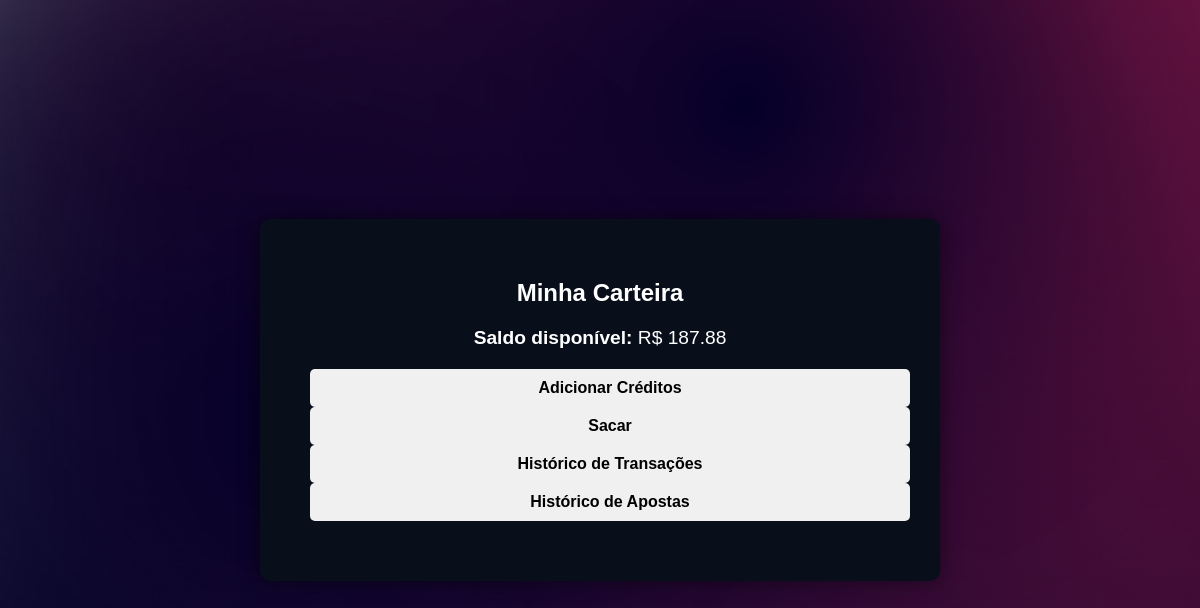
The app's page /gerenciar_carteira (signed in), older data.
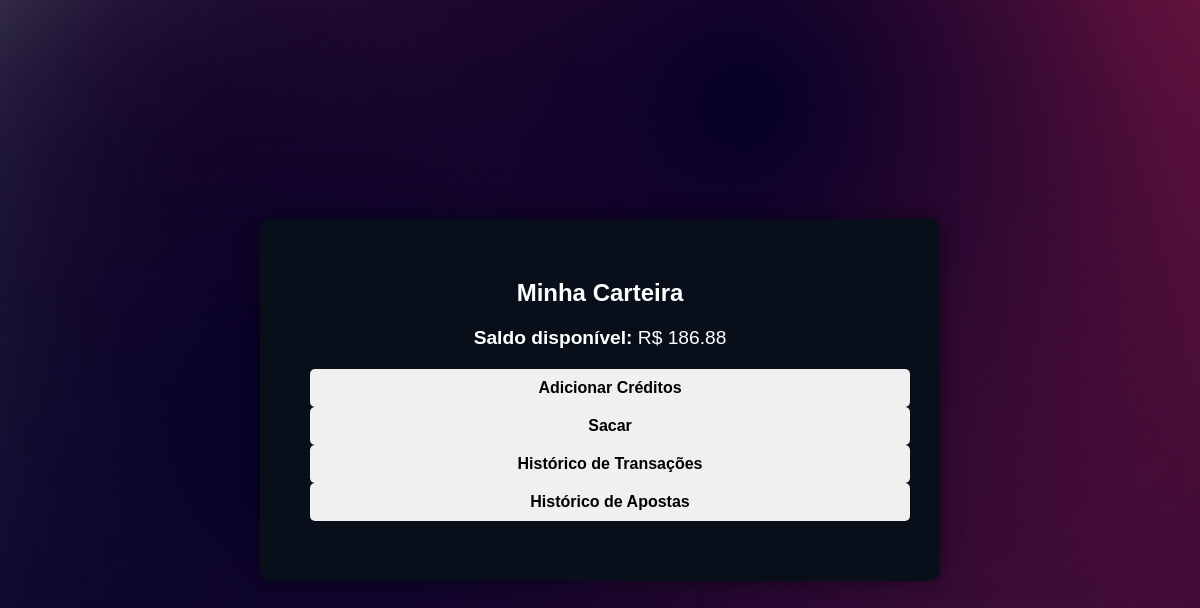
The same page, newer data.
### tables this page shows
CREATE TABLE carteiras (
        id INTEGER PRIMARY KEY AUTOINCREMENT,
        id_usuario INTEGER NOT NULL,
        saldo REAL NOT NULL DEFAULT 0.00,
        data_criacao TIMESTAMP DEFAULT CURRENT_TIMESTAMP,
        FOREIGN KEY (id_usuario) REFERENCES usuarios(id) ON DELETE CASCADE
    );

### app.py (the view)
@app.route('/gerenciar_carteira')
def gerenciar_carteira():
    if 'logged_in' in session:
        user_id = get_user_id()
        if user_id:
            conn = sqlite3.connect(database_path)
            cursor = conn.cursor()
            cursor.execute('SELECT saldo FROM carteiras WHERE id_usuario = ?', (user_id,))
            result = cursor.fetchone()
            saldo = result[0] if result else 0.00
            cursor.execute('SELECT id FROM carteiras WHERE id_usuario = ?', (user_id,))
            result = cursor.fetchone()
            if result:
                carteira_id = result[0]
            else:
                carteira_id = None  # Ou lidar com o caso de não existência
            if carteira_id:
                cursor.execute('SELECT data_transacao, tipo, valor, detalhes FROM transacoes WHERE id_carteira = ? ORDER BY data_transacao DESC', (carteira_id,))
                transacoes = cursor.fetchall()
            else:
                transacoes = []
            cursor.execute('''
                SELECT apostas.data_aposta, eventos.titulo, apostas.valor, apostas.opcao
                FROM apostas
                JOIN eventos ON apostas.id_evento = eventos.id
                WHERE apostas.id_usuario = ?
                ORDER BY apostas.data_aposta DESC
            ''', (user_id,))
            apostas = cursor.fetchall()
            conn.close()
            transacoes_formatadas = []
            for transacao in transacoes:
                transacoes_formatadas.append({
                    'data_transacao': transacao[0],
                    'tipo': transacao[1],
                    'valor': transacao[2],
                    'detalhes': transacao[3],
                })
            apostas_formatadas = []
            for aposta in apostas:
                apostas_formatadas.append({
                    'data_aposta': aposta[0],
                    'titulo_evento': aposta[1],
                    'valor': aposta[2],
                    'opcao': aposta[3],
                })
            mensagens = get_flashed_messages()
            return render_template('gerenciar_carteira.html', saldo=saldo, transacoes=transacoes_formatadas, apostas=apostas_formatadas, mensagens=mensagens)
        else:
            return redirect(url_for('login'))
    else:
        return redirect(url_for('login'))

### app.py (called while the page is built)
def get_user_id():
    email = session.get('email')
    if email:
        conn = sqlite3.connect(database_path)
        cursor = conn.cursor()
        cursor.execute('SELECT id FROM usuarios WHERE email = ?', (email,))
        result = cursor.fetchone()
        conn.close()
        if result:
            return result[0]
    return None

### templates/gerenciar_carteira.html (shortened to what this page needs)
<!DOCTYPE html>
<html lang="pt-BR">
<head>
    <link rel="stylesheet" href="{{ url_for('static', filename='css/styles.css') }}">
</head>
<body>
    <div class="wallet-container">
        <h2>Minha Carteira</h2>
        <div class="saldo-container">
            <p><strong>Saldo disponível:</strong> R$ {{ saldo }}</p>
        </div>
        <div class="action-buttons">
            <button id="btn-adicionar-creditos">Adicionar Créditos</button>
            <button id="btn-sacar">Sacar</button>
            <button id="btn-ver-transacoes">Histórico de Transações</button>
            <button id="btn-ver-apostas">Histórico de Apostas</button>
        </div>
</body>
</html>

### static/css/styles.css (style rules this page uses)
body { margin: 0; padding: 0; font-family: Arial, sans-serif; background: url('/static/images/bg.png') no-repeat center center fixed; background-size: cover; height: 100vh; display: flex; justify-content: center; align-items: center; }
h2 { color: #fff; text-align: left; font-weight: bold; margin-bottom: 20px; }
button { width: 100%; padding: 10px; background-color: #f0f0f0; border: none; border-radius: 5px; cursor: pointer; font-size: 16px; font-weight: bold; }
.wallet-container { background-color: #080E1A; padding: 40px; border-radius: 10px; box-shadow: 0 0 20px rgba(0, 0, 0, 0.5); width: 600px; margin: 0 auto; color: #fff; }
.wallet-container h2, .wallet-container h3 { text-align: center; margin-bottom: 20px; }
.saldo-container { text-align: center; font-size: 1.2em; margin-bottom: 20px; }
.action-buttons { text-align: center; margin-bottom: 20px; }
.action-buttons button { padding: 10px 20px; margin: 0 10px; background-color: #f0f0f0; color: #000; border: none; border-radius: 5px; cursor: pointer; font-weight: bold; }

Row changes from the older to the newer data that the page shows:
changed carteiras: saldo "187.88" → "186.88"
